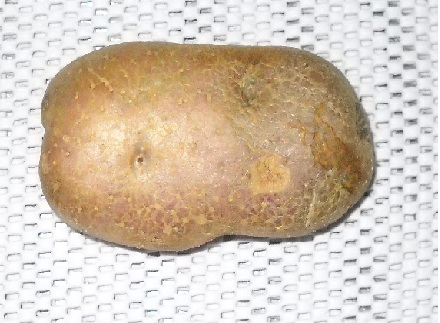
#> input picture andres_carpeta/MATERAIAL COMPARTIDO/vision/Taller3_VA_DavidJorge_RestrepoCamila/Practica 3/papa.jpg, 440 x 323 px
$ python E.py
#> lines starting #> are read from the running program, lines starting #| are printed output that depends on the picture; after the words box and inside, x2 and y2 are one past the last pixel; in counts of white or black regions, pixels touching at a corner belong together
#Punto E

#Importamos las librerias.
import numpy as np
import cv2
import matplotlib as plt


img = cv2.imread('papa.jpg',0)  # Cargamos la imagen
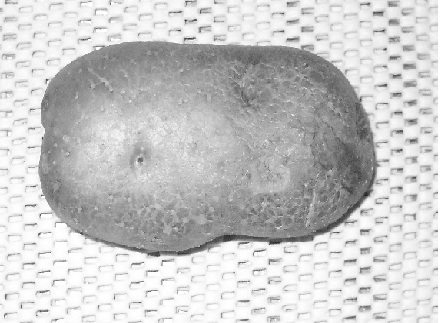
#> img: shape (323, 440); min 33, max 255, mean 200.6
height, width = img.shape[:2]  # Tomamos las dimensiones de la imagen cargada
#> height = 323; width = 440
ret1, imgotsu = cv2.threshold(img, 0, 255, cv2.THRESH_BINARY+cv2.THRESH_OTSU)
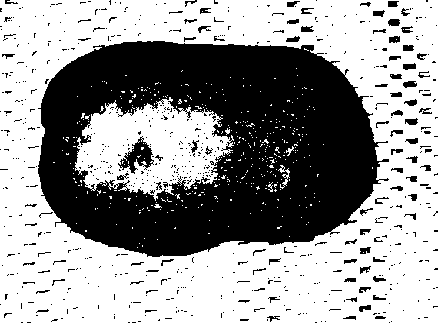
#> imgotsu: shape (323, 440); 60.7% white; 673 black regions (587 under 20 px), largest, box (x1, y1, x2, y2) and area: (38, 41, 389, 257) 49894, (118, 136, 154, 174) 573, (388, 19, 400, 26) 74
#> ret1 = 191

cv2.imshow('Imagen original',img)
cv2.imshow('Umbralizacion otsu', imgotsu)
cv2.waitKey(0)
cv2.destroyAllWindows()
